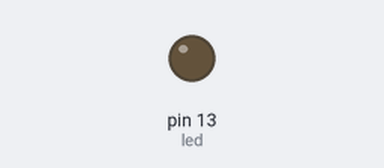
This sketch was run on a simulated Arduino Uno, built with avr-gcc and run on an emulated ATmega328P. Shown: output pins drawn as LEDs (lit = HIGH).

Above: at 1.5 s.
At 4.75 s:
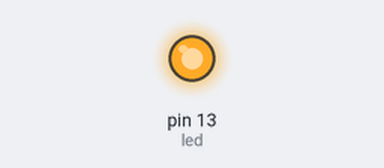
Timing chart, 0 to 10.3 s (numbered marks = the images above):
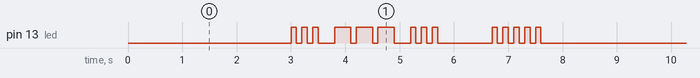

Measured:
- by itself, pin 13 (led): moves between LOW and HIGH, repeating every 7.9 s
- by itself, everything shown: repeats every 7.9 s, in 28 steps

The sketch:

lab1.ino
```cpp
String letters[] = {".-", "-...", "-.-.", "-..", ".", "..-.", "--.", "....", "..", ".---", "-.-",
                    ".-..", "--", "-.", "---", ".--.", "--.-", ".-.", "...", "-", "..-", "...-",
                    ".--", "-..-", "-.--", "--.."};

String numbers[] = {"-----", ".----", "..---", "...--", "....-", ".....", "-....", "--...", "---..", "----."};

String testString = "SOS 5";


int led = 13;
int timeUnit = 100;
int elementGap = timeUnit;
int shortGap = timeUnit * 3;
int mediumGap = timeUnit * 7;

void setup() {
  // put your setup code here, to run once:
  pinMode (led, OUTPUT);
}

void loop() {
  // put your main code here, to run repeatedly:
  delay (timeUnit * 30);
  for (int i = 0; i < testString.length(); i++)
  {
    char c = testString.charAt(i);
    c = toLowerCase(c);

    if (c == ' ')
      delay (mediumGap);
    else if (c >= '0' && c <= '9')
      Light (numbers[c - '0']);
    else
      Light (letters[c - 'a']);
  }
}

void Light (String code)
{
  for (int i = 0; i < code.length(); i++)
  {
    if (i != 0)
      delay (elementGap);

    digitalWrite (led, HIGH);
    if (code.charAt(i) == '.')
      delay (timeUnit);
    else
      delay (timeUnit * 3);

    digitalWrite (led, LOW);
  }
  delay (shortGap);
}
```
